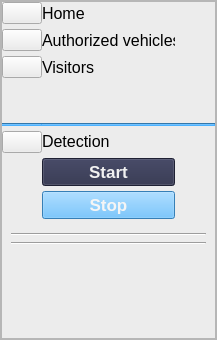
        <widget class="QFrame" name="left_menu_cont_frame">
         <property name="minimumSize">
          <size>
           <width>217</width>
           <height>0</height>
          </size>
         </property>
         <property name="maximumSize">
          <size>
           <width>20</width>
           <height>16777215</height>
          </size>
         </property>
         <property name="sizeIncrement">
          <size>
           <width>0</width>
           <height>0</height>
          </size>
         </property>
         <property name="styleSheet">
          <string notr="true">background-color:  rgb(236, 236, 236);</string>
         </property>
         <property name="frameShape">
          <enum>QFrame::StyledPanel</enum>
         </property>
         <property name="frameShadow">
          <enum>QFrame::Raised</enum>
         </property>
         <layout class="QHBoxLayout" name="horizontalLayout_6">
          <property name="spacing">
           <number>0</number>
          </property>
          <property name="leftMargin">
           <number>0</number>
          </property>
          <property name="topMargin">
           <number>0</number>
          </property>
          <property name="rightMargin">
           <number>0</number>
          </property>
          <property name="bottomMargin">
           <number>0</number>
          </property>
          <item>
           <widget class="QFrame" name="menu_frame">
            <property name="minimumSize">
             <size>
              <width>100</width>
              <height>0</height>
             </size>
            </property>
            <property name="sizeIncrement">
             <size>
              <width>0</width>
              <height>0</height>
             </size>
            </property>
            <property name="frameShape">
             <enum>QFrame::StyledPanel</enum>
            </property>
            <property name="frameShadow">
             <enum>QFrame::Raised</enum>
            </property>
            <layout class="QGridLayout" name="gridLayout">
             <property name="leftMargin">
              <number>0</number>
             </property>
             <property name="topMargin">
              <number>0</number>
             </property>
             <property name="rightMargin">
              <number>0</number>
             </property>
             <property name="bottomMargin">
              <number>0</number>
             </property>
             <property name="horizontalSpacing">
              <number>0</number>
             </property>
             <property name="verticalSpacing">
              <number>5</number>
             </property>
             <item row="3" column="2">
              <spacer name="verticalSpacer">
               <property name="orientation">
                <enum>Qt::Vertical</enum>
               </property>
               <property name="sizeType">
                <enum>QSizePolicy::Maximum</enum>
               </property>
               <property name="sizeHint" stdset="0">
                <size>
                 <width>20</width>
                 <height>40</height>
                </size>
               </property>
              </spacer>
             </item>
             <item row="5" column="2">
              <widget class="QLabel" name="label_22">
               <property name="font">
                <font>
                 <pointsize>12</pointsize>
                </font>
               </property>
               <property name="text">
                <string>&lt;html&gt;&lt;head/&gt;&lt;body&gt;&lt;p&gt; Detection&lt;/p&gt;&lt;/body&gt;&lt;/html&gt;</string>
               </property>
              </widget>
             </item>
             <item row="5" column="0" colspan="2">
              <widget class="QPushButton" name="pushButton_17">
               <property name="text">
                <string/>
               </property>
               <property name="icon">
                <iconset resource="iconengines/resource.qrc">
                 <normaloff>:/icons/eye.svg</normaloff>:/icons/eye.svg</iconset>
               </property>
               <property name="iconSize">
                <size>
                 <width>28</width>
                 <height>28</height>
                </size>
               </property>
              </widget>
             </item>
             <item row="1" column="0" alignment="Qt::AlignLeft">
              <widget class="QPushButton" name="authorized_vehicles_butt">
               <property name="text">
                <string/>
               </property>
               <property name="icon">
                <iconset resource="iconengines/resource.qrc">
                 <normaloff>:/icons/check-square.svg</normaloff>:/icons/check-square.svg</iconset>
               </property>
               <property name="iconSize">
                <size>
                 <width>28</width>
                 <height>28</height>
                </size>
               </property>
              </widget>
             </item>
             <item row="2" column="0" alignment="Qt::AlignLeft">
              <widget class="QPushButton" name="visitors_button">
               <property name="text">
                <string/>
               </property>
               <property name="icon">
                <iconset resource="iconengines/resource.qrc">
                 <normaloff>:/icons/user-plus.svg</normaloff>:/icons/user-plus.svg</iconset>
               </property>
               <property name="iconSize">
                <size>
                 <width>28</width>
                 <height>28</height>
                </size>
               </property>
              </widget>
             </item>
             <item row="2" column="2" alignment="Qt::AlignLeft">
              <widget class="QLabel" name="label_6">
               <property name="font">
                <font>
                 <pointsize>12</pointsize>
                </font>
               </property>
               <property name="text">
                <string>Visitors</string>
               </property>
               <property name="margin">
                <number>5</number>
               </property>
              </widget>
             </item>
             <item row="0" column="0" alignment="Qt::AlignLeft">
              <widget class="QPushButton" name="home_button">
               <property name="text">
                <string/>
               </property>
               <property name="icon">
                <iconset resource="iconengines/resource.qrc">
                 <normaloff>:/icons/home.svg</normaloff>:/icons/home.svg</iconset>
               </property>
               <property name="iconSize">
                <size>
                 <width>28</width>
                 <height>28</height>
                </size>
               </property>
              </widget>
             </item>
             <item row="0" column="2" alignment="Qt::AlignLeft">
              <widget class="QLabel" name="label_4">
               <property name="font">
                <font>
                 <pointsize>12</pointsize>
                </font>
               </property>
               <property name="text">
                <string>Home</string>
               </property>
               <property name="margin">
                <number>5</number>
               </property>
              </widget>
             </item>
             <item row="1" column="2" alignment="Qt::AlignLeft">
              <widget class="QLabel" name="label_5">
               <property name="font">
                <font>
                 <pointsize>12</pointsize>
                </font>
               </property>
               <property name="text">
                <string>Authorized vehicles</string>
               </property>
               <property name="margin">
                <number>5</number>
               </property>
              </widget>
             </item>
             <item row="9" column="2">
              <spacer name="horizontalSpacer_3">
               <property name="orientation">
                <enum>Qt::Vertical</enum>
               </property>
               <property name="sizeType">
                <enum>QSizePolicy::Fixed</enum>
               </property>
               <property name="sizeHint" stdset="0">
                <size>
                 <width>0</width>
                 <height>0</height>
                </size>
               </property>
              </spacer>
             </item>
             <item row="10" column="0" colspan="4">
              <widget class="QWidget" name="widget" native="true">
               <property name="enabled">
                <bool>false</bool>
               </property>
               <property name="sizePolicy">
                <sizepolicy hsizetype="Minimum" vsizetype="Minimum">
                 <horstretch>0</horstretch>
                 <verstretch>0</verstretch>
                </sizepolicy>
               </property>
               <layout class="QVBoxLayout" name="verticalLayout_4">
                <item>
                 <widget class="Line" name="line_4">
                  <property name="orientation">
                   <enum>Qt::Horizontal</enum>
                  </property>
                 </widget>
                </item>
                <item>
                 <widget class="Line" name="line_3">
                  <property name="orientation">
                   <enum>Qt::Horizontal</enum>
                  </property>
                 </widget>
                </item>
                <item>
                 <widget class="QWidget" name="widget_16" native="true"/>
                </item>
                <item>
                 <widget class="QWidget" name="widget_15" native="true"/>
                </item>
                <item>
                 <widget class="QWidget" name="widget_14" native="true"/>
                </item>
                <item>
                 <widget class="QWidget" name="widget_13" native="true"/>
                </item>
                <item>
                 <widget class="QWidget" name="widget_8" native="true"/>
                </item>
                <item>
                 <widget class="QWidget" name="widget_12" native="true"/>
                </item>
                <item>
                 <widget class="QWidget" name="widget_11" native="true"/>
                </item>
                <item alignment="Qt::AlignVCenter">
                 <widget class="QWidget" name="widget_10" native="true"/>
                </item>
                <item>
                 <widget class="QWidget" name="widget_9" native="true"/>
                </item>
                <item>
                 <widget class="QWidget" name="widget_7" native="true"/>
                </item>
                <item>
                 <widget class="QWidget" name="widget_6" native="true"/>
                </item>
                <item>
                 <widget class="QWidget" name="widget_5" native="true"/>
                </item>
                <item>
                 <widget class="QWidget" name="widget_4" native="true"/>
                </item>
                <item>
                 <widget class="QWidget" name="widget_2" native="true"/>
                </item>
               </layout>
              </widget>
             </item>
             <item row="4" column="0">
              <widget class="Line" name="line_2">
               <property name="styleSheet">
                <string notr="true">background-color: rgb(76, 178, 255);</string>
               </property>
               <property name="orientation">
                <enum>Qt::Horizontal</enum>
               </property>
              </widget>
             </item>
             <item row="7" column="2">
              <widget class="QPushButton" name="pushButton_18">
               <property name="font">
                <font>
                 <pointsize>13</pointsize>
                 <weight>75</weight>
                 <bold>true</bold>
                </font>
               </property>
               <property name="styleSheet">
                <string notr="true">background-color: rgb(42, 45, 72);
color: rgb(241, 241, 241);</string>
               </property>
               <property name="text">
                <string>Start</string>
               </property>
               <property name="icon">
                <iconset resource="iconengines/new.qrc">
                 <normaloff>:/icon2/Downloads/feather/play.svg</normaloff>:/icon2/Downloads/feather/play.svg</iconset>
               </property>
               <property name="iconSize">
                <size>
                 <width>30</width>
                 <height>30</height>
                </size>
               </property>
              </widget>
             </item>
             <item row="8" column="2">
              <widget class="QPushButton" name="pushButton_19">
               <property name="font">
                <font>
                 <pointsize>13</pointsize>
                 <weight>75</weight>
                 <bold>true</bold>
                </font>
               </property>
               <property name="styleSheet">
                <string notr="true">background-color: rgb(76, 178, 255);
color: rgb(245, 245, 245);
</string>
               </property>
               <property name="text">
                <string>Stop</string>
               </property>
               <property name="icon">
                <iconset resource="iconengines/new.qrc">
                 <normaloff>:/icon2/Downloads/feather/stop-circle.svg</normaloff>:/icon2/Downloads/feather/stop-circle.svg</iconset>
               </property>
               <property name="iconSize">
                <size>
                 <width>30</width>
                 <height>30</height>
                </size>
               </property>
              </widget>
             </item>
             <item row="7" column="3">
              <spacer name="horizontalSpacer">
               <property name="orientation">
                <enum>Qt::Horizontal</enum>
               </property>
               <property name="sizeType">
                <enum>QSizePolicy::Minimum</enum>
               </property>
               <property name="sizeHint" stdset="0">
                <size>
                 <width>40</width>
                 <height>20</height>
                </size>
               </property>
              </spacer>
             </item>
             <item row="4" column="1" colspan="3">
              <widget class="Line" name="line">
               <property name="styleSheet">
                <string notr="true">background-color: rgb(76, 178, 255);</string>
               </property>
               <property name="orientation">
                <enum>Qt::Horizontal</enum>
               </property>
              </widget>
             </item>
            </layout>
           </widget>
          </item>
         </layout>
        </widget>
